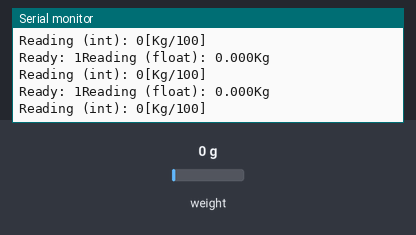
A sketch run on a simulated Arduino Uno, built with avr-gcc and run on an emulated ATmega328P. Shown: the last lines printed to the serial monitor. The inputs (shaded band) are chosen by the test bench; at power-on: weight on the scale 0 g.

Above: at 1.5 s.
1.6 s: weight on the scale set to 100 g
At 1.92 s:
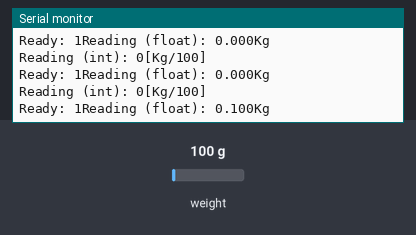
4.8 s: weight on the scale set to 1250 g
At 5.23 s:
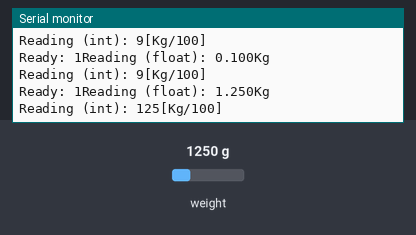
Timing chart, 0 to 7.8 s (numbered marks = the images above; inputs shaded):
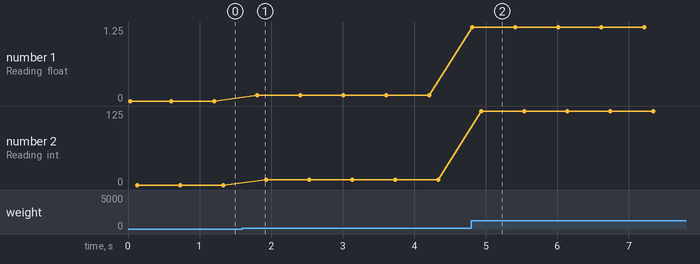

Measured:
- after the input at 1.6 s, the serial monitor: prints a new line after 0.20 s (image 1)
- after the input at 4.8 s, the serial monitor: prints a new line at once (image 2)
- plotted number 1: 0 → 0.1 after the input at 1.6 s, 0.1 → 1.25 after the input at 4.8 s
- plotted number 2: 0 → 9 after the input at 1.6 s, 9 → 125 after the input at 4.8 s

The sketch:

Scale.ino
```cpp
// (licence header left out)
#include "HX711.h"

#define calibration_factor -66700.0 //This value is obtained using the SparkFun_HX711_Calibration sketch

#define DOUT1  54
#define CLK1  55
long staticLoad = 0;
bool rdy = 0;
long loadOnTbCell_long;
int loadOnTbCell_int;
float loadOnTbCell_flt;

HX711 scale2(DOUT1, CLK1);

void setup() {
  Serial.begin(9600);
  Serial.println("HX711 scale demo");

  scale2.set_scale(calibration_factor); //This value is obtained by using the SparkFun_HX711_Calibration sketch
  //scale.tare(); //Assuming there is no weight on the scale at start up, reset the scale to 0
  //staticLoad = scale.read_average(4);
  Serial.println("Readings:");
}

void loop() {
  Serial.print("Ready: ");
  rdy = scale2.is_ready();
  Serial.print(rdy);
  if (rdy)
  {
    loadOnTbCell_flt = scale2.get_units();
    loadOnTbCell_int = (int)map(loadOnTbCell_long, 0,4294967295, 32767, 0);
    Serial.print("Reading (float): ");
    Serial.print(loadOnTbCell_flt, 3); //scale.get_units() returns a float
    Serial.print("Kg");
    loadOnTbCell_int = (int) (loadOnTbCell_flt * 100);
    Serial.print("\nReading (int): ");
    Serial.print(loadOnTbCell_int, DEC); //scale.get_units() returns a float
    Serial.print("[Kg/100]");
//    loadOnTbCell_int = (int)loadOnTbCell_long;
//    Serial.print("Reading (int): ");
//    Serial.print(loadOnTbCell_int, 1); //scale.get_units() returns a float
//    Serial.print("  Reading good(int): ");
//    Serial.print(loadOnTbCell_long >> 16, 1); //scale.get_units() returns a float
  }
  Serial.println();
  delay(500);
}
```
